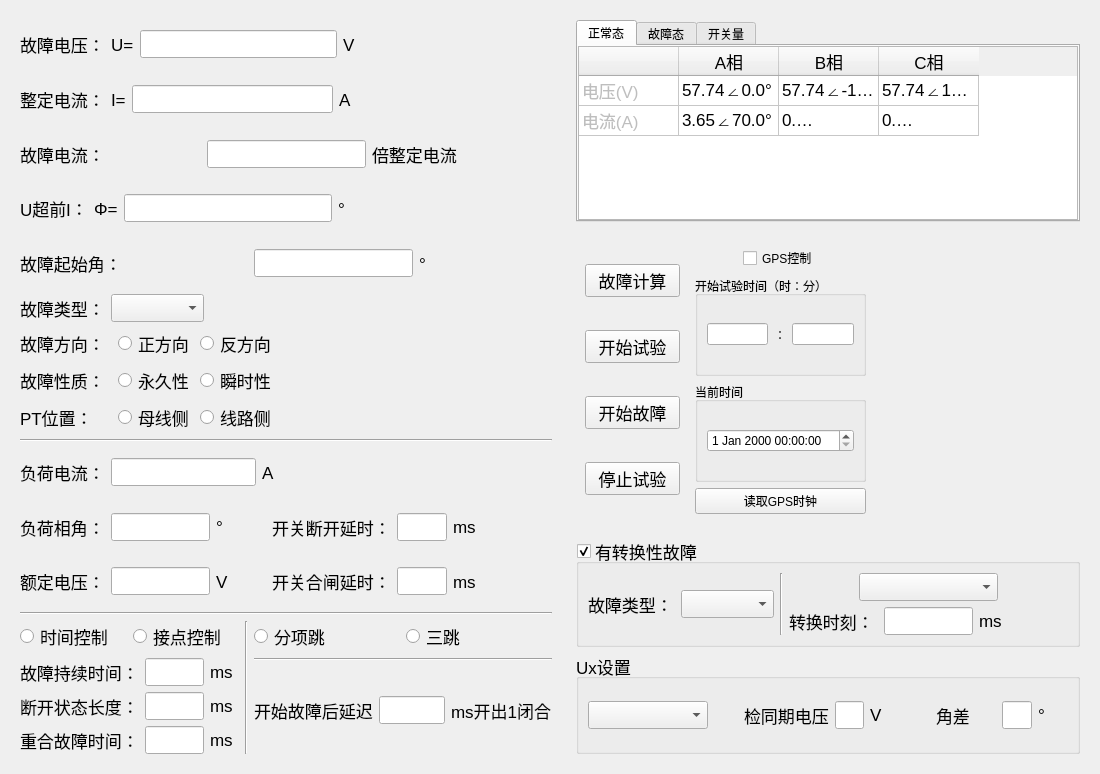
<?xml version="1.0" encoding="UTF-8"?>
<ui version="4.0">
 <class>ui_011</class>
 <widget class="QWidget" name="ui_011">
  <property name="geometry">
   <rect>
    <x>0</x>
    <y>0</y>
    <width>1100</width>
    <height>774</height>
   </rect>
  </property>
  <property name="windowTitle">
   <string>Form</string>
  </property>
  <layout class="QHBoxLayout" name="horizontalLayout">
   <item>
    <widget class="QWidget" name="widget" native="true">
     <property name="font">
      <font>
       <pointsize>13</pointsize>
      </font>
     </property>
     <layout class="QVBoxLayout" name="verticalLayout_3" stretch="1,1,1,1,1,1,1,1,1,1,1,1,1,4,0">
      <item>
       <layout class="QHBoxLayout" name="horizontalLayout_2">
        <item>
         <widget class="QLabel" name="label">
          <property name="text">
           <string>故障电压：</string>
          </property>
         </widget>
        </item>
        <item>
         <widget class="QLabel" name="label_2">
          <property name="text">
           <string>U=</string>
          </property>
         </widget>
        </item>
        <item>
         <widget class="QLineEdit" name="lineEdit"/>
        </item>
        <item>
         <widget class="QLabel" name="label_3">
          <property name="text">
           <string>V</string>
          </property>
         </widget>
        </item>
        <item>
         <spacer name="horizontalSpacer">
          <property name="orientation">
           <enum>Qt::Horizontal</enum>
          </property>
          <property name="sizeHint" stdset="0">
           <size>
            <width>40</width>
            <height>20</height>
           </size>
          </property>
         </spacer>
        </item>
       </layout>
      </item>
      <item>
       <layout class="QHBoxLayout" name="horizontalLayout_3">
        <item>
         <widget class="QLabel" name="label_4">
          <property name="text">
           <string>整定电流：</string>
          </property>
         </widget>
        </item>
        <item>
         <widget class="QLabel" name="label_5">
          <property name="text">
           <string>I=</string>
          </property>
         </widget>
        </item>
        <item>
         <widget class="QLineEdit" name="lineEdit_2"/>
        </item>
        <item>
         <widget class="QLabel" name="label_6">
          <property name="text">
           <string>A</string>
          </property>
         </widget>
        </item>
        <item>
         <spacer name="horizontalSpacer_2">
          <property name="orientation">
           <enum>Qt::Horizontal</enum>
          </property>
          <property name="sizeHint" stdset="0">
           <size>
            <width>40</width>
            <height>20</height>
           </size>
          </property>
         </spacer>
        </item>
       </layout>
      </item>
      <item>
       <layout class="QHBoxLayout" name="horizontalLayout_4">
        <item>
         <widget class="QLabel" name="label_7">
          <property name="text">
           <string>故障电流：</string>
          </property>
         </widget>
        </item>
        <item>
         <spacer name="horizontalSpacer_6">
          <property name="orientation">
           <enum>Qt::Horizontal</enum>
          </property>
          <property name="sizeHint" stdset="0">
           <size>
            <width>40</width>
            <height>20</height>
           </size>
          </property>
         </spacer>
        </item>
        <item>
         <widget class="QLineEdit" name="lineEdit_3"/>
        </item>
        <item>
         <widget class="QLabel" name="label_9">
          <property name="text">
           <string>倍整定电流</string>
          </property>
         </widget>
        </item>
        <item>
         <spacer name="horizontalSpacer_3">
          <property name="orientation">
           <enum>Qt::Horizontal</enum>
          </property>
          <property name="sizeHint" stdset="0">
           <size>
            <width>40</width>
            <height>20</height>
           </size>
          </property>
         </spacer>
        </item>
       </layout>
      </item>
      <item>
       <layout class="QHBoxLayout" name="horizontalLayout_5">
        <item>
         <widget class="QLabel" name="label_10">
          <property name="text">
           <string>U超前I：</string>
          </property>
         </widget>
        </item>
        <item>
         <widget class="QLabel" name="label_8">
          <property name="text">
           <string>Φ=</string>
          </property>
         </widget>
        </item>
        <item>
         <widget class="QLineEdit" name="lineEdit_4"/>
        </item>
        <item>
         <widget class="QLabel" name="label_12">
          <property name="text">
           <string>°</string>
          </property>
         </widget>
        </item>
        <item>
         <spacer name="horizontalSpacer_4">
          <property name="orientation">
           <enum>Qt::Horizontal</enum>
          </property>
          <property name="sizeHint" stdset="0">
           <size>
            <width>40</width>
            <height>20</height>
           </size>
          </property>
         </spacer>
        </item>
       </layout>
      </item>
      <item>
       <layout class="QHBoxLayout" name="horizontalLayout_10">
        <item>
         <widget class="QLabel" name="label_13">
          <property name="text">
           <string>故障起始角：</string>
          </property>
         </widget>
        </item>
        <item>
         <spacer name="horizontalSpacer_8">
          <property name="orientation">
           <enum>Qt::Horizontal</enum>
          </property>
          <property name="sizeHint" stdset="0">
           <size>
            <width>40</width>
            <height>20</height>
           </size>
          </property>
         </spacer>
        </item>
        <item>
         <widget class="QLineEdit" name="lineEdit_5"/>
        </item>
        <item>
         <widget class="QLabel" name="label_19">
          <property name="text">
           <string>°</string>
          </property>
         </widget>
        </item>
        <item>
         <spacer name="horizontalSpacer_5">
          <property name="orientation">
           <enum>Qt::Horizontal</enum>
          </property>
          <property name="sizeHint" stdset="0">
           <size>
            <width>40</width>
            <height>20</height>
           </size>
          </property>
         </spacer>
        </item>
       </layout>
      </item>
      <item>
       <layout class="QHBoxLayout" name="horizontalLayout_6">
        <item>
         <widget class="QLabel" name="label_14">
          <property name="text">
           <string>故障类型：</string>
          </property>
         </widget>
        </item>
        <item>
         <widget class="QComboBox" name="comboBox"/>
        </item>
        <item>
         <spacer name="horizontalSpacer_9">
          <property name="orientation">
           <enum>Qt::Horizontal</enum>
          </property>
          <property name="sizeHint" stdset="0">
           <size>
            <width>40</width>
            <height>20</height>
           </size>
          </property>
         </spacer>
        </item>
       </layout>
      </item>
      <item>
       <layout class="QHBoxLayout" name="horizontalLayout_7" stretch="2,1,1,6">
        <item>
         <widget class="QLabel" name="label_15">
          <property name="text">
           <string>故障方向：</string>
          </property>
         </widget>
        </item>
        <item>
         <widget class="QRadioButton" name="radioButton">
          <property name="text">
           <string>正方向</string>
          </property>
         </widget>
        </item>
        <item>
         <widget class="QRadioButton" name="radioButton_2">
          <property name="text">
           <string>反方向</string>
          </property>
         </widget>
        </item>
        <item>
         <spacer name="horizontalSpacer_10">
          <property name="orientation">
           <enum>Qt::Horizontal</enum>
          </property>
          <property name="sizeHint" stdset="0">
           <size>
            <width>40</width>
            <height>20</height>
           </size>
          </property>
         </spacer>
        </item>
       </layout>
      </item>
      <item>
       <layout class="QHBoxLayout" name="horizontalLayout_8" stretch="2,1,1,6">
        <item>
         <widget class="QLabel" name="label_16">
          <property name="text">
           <string>故障性质：</string>
          </property>
         </widget>
        </item>
        <item>
         <widget class="QRadioButton" name="radioButton_3">
          <property name="text">
           <string>永久性</string>
          </property>
         </widget>
        </item>
        <item>
         <widget class="QRadioButton" name="radioButton_4">
          <property name="text">
           <string>瞬时性</string>
          </property>
         </widget>
        </item>
        <item>
         <spacer name="horizontalSpacer_11">
          <property name="orientation">
           <enum>Qt::Horizontal</enum>
          </property>
          <property name="sizeHint" stdset="0">
           <size>
            <width>40</width>
            <height>20</height>
           </size>
          </property>
         </spacer>
        </item>
       </layout>
      </item>
      <item>
       <layout class="QHBoxLayout" name="horizontalLayout_9" stretch="2,1,1,6">
        <item>
         <widget class="QLabel" name="label_17">
          <property name="text">
           <string>PT位置：</string>
          </property>
         </widget>
        </item>
        <item>
         <widget class="QRadioButton" name="radioButton_5">
          <property name="text">
           <string>母线侧</string>
          </property>
         </widget>
        </item>
        <item>
         <widget class="QRadioButton" name="radioButton_6">
          <property name="text">
           <string>线路侧</string>
          </property>
         </widget>
        </item>
        <item>
         <spacer name="horizontalSpacer_12">
          <property name="orientation">
           <enum>Qt::Horizontal</enum>
          </property>
          <property name="sizeHint" stdset="0">
           <size>
            <width>40</width>
            <height>20</height>
           </size>
          </property>
         </spacer>
        </item>
       </layout>
      </item>
      <item>
       <widget class="Line" name="line">
        <property name="orientation">
         <enum>Qt::Horizontal</enum>
        </property>
       </widget>
      </item>
      <item>
       <layout class="QHBoxLayout" name="horizontalLayout_11" stretch="1,2,1,3">
        <item>
         <widget class="QLabel" name="label_22">
          <property name="text">
           <string>负荷电流：</string>
          </property>
         </widget>
        </item>
        <item>
         <widget class="QLineEdit" name="lineEdit_10"/>
        </item>
        <item>
         <widget class="QLabel" name="label_23">
          <property name="text">
           <string>A</string>
          </property>
         </widget>
        </item>
        <item>
         <spacer name="horizontalSpacer_14">
          <property name="orientation">
           <enum>Qt::Horizontal</enum>
          </property>
          <property name="sizeHint" stdset="0">
           <size>
            <width>40</width>
            <height>20</height>
           </size>
          </property>
         </spacer>
        </item>
       </layout>
      </item>
      <item>
       <layout class="QHBoxLayout" name="horizontalLayout_12" stretch="1,2,1,2,1,2">
        <item>
         <widget class="QLabel" name="label_24">
          <property name="text">
           <string>负荷相角：</string>
          </property>
         </widget>
        </item>
        <item>
         <widget class="QLineEdit" name="lineEdit_11"/>
        </item>
        <item>
         <widget class="QLabel" name="label_25">
          <property name="text">
           <string>°</string>
          </property>
         </widget>
        </item>
        <item>
         <widget class="QLabel" name="label_26">
          <property name="text">
           <string>开关断开延时：</string>
          </property>
         </widget>
        </item>
        <item>
         <widget class="QLineEdit" name="lineEdit_12"/>
        </item>
        <item>
         <widget class="QLabel" name="label_27">
          <property name="text">
           <string>ms</string>
          </property>
         </widget>
        </item>
       </layout>
      </item>
      <item>
       <layout class="QHBoxLayout" name="horizontalLayout_13" stretch="1,2,1,2,1,2">
        <item>
         <widget class="QLabel" name="label_28">
          <property name="text">
           <string>额定电压：</string>
          </property>
         </widget>
        </item>
        <item>
         <widget class="QLineEdit" name="lineEdit_13"/>
        </item>
        <item>
         <widget class="QLabel" name="label_29">
          <property name="text">
           <string>V</string>
          </property>
         </widget>
        </item>
        <item>
         <widget class="QLabel" name="label_30">
          <property name="text">
           <string>开关合闸延时：</string>
          </property>
         </widget>
        </item>
        <item>
         <widget class="QLineEdit" name="lineEdit_14"/>
        </item>
        <item>
         <widget class="QLabel" name="label_31">
          <property name="text">
           <string>ms</string>
          </property>
         </widget>
        </item>
       </layout>
      </item>
      <item>
       <widget class="Line" name="line_2">
        <property name="orientation">
         <enum>Qt::Horizontal</enum>
        </property>
       </widget>
      </item>
      <item>
       <layout class="QHBoxLayout" name="horizontalLayout_20">
        <item>
         <layout class="QVBoxLayout" name="verticalLayout">
          <item>
           <layout class="QHBoxLayout" name="horizontalLayout_17">
            <item>
             <widget class="QRadioButton" name="radioButton_7">
              <property name="text">
               <string>时间控制</string>
              </property>
             </widget>
            </item>
            <item>
             <widget class="QRadioButton" name="radioButton_8">
              <property name="text">
               <string>接点控制</string>
              </property>
             </widget>
            </item>
           </layout>
          </item>
          <item>
           <layout class="QHBoxLayout" name="horizontalLayout_14" stretch="2,2,1">
            <item>
             <widget class="QLabel" name="label_32">
              <property name="text">
               <string>故障持续时间：</string>
              </property>
             </widget>
            </item>
            <item>
             <widget class="QLineEdit" name="lineEdit_15"/>
            </item>
            <item>
             <widget class="QLabel" name="label_33">
              <property name="text">
               <string>ms</string>
              </property>
             </widget>
            </item>
           </layout>
          </item>
          <item>
           <layout class="QHBoxLayout" name="horizontalLayout_15" stretch="2,2,1">
            <item>
             <widget class="QLabel" name="label_34">
              <property name="text">
               <string>断开状态长度：</string>
              </property>
             </widget>
            </item>
            <item>
             <widget class="QLineEdit" name="lineEdit_16"/>
            </item>
            <item>
             <widget class="QLabel" name="label_35">
              <property name="text">
               <string>ms</string>
              </property>
             </widget>
            </item>
           </layout>
          </item>
          <item>
           <layout class="QHBoxLayout" name="horizontalLayout_16" stretch="2,2,1">
            <item>
             <widget class="QLabel" name="label_36">
              <property name="text">
               <string>重合故障时间：</string>
              </property>
             </widget>
            </item>
            <item>
             <widget class="QLineEdit" name="lineEdit_17"/>
            </item>
            <item>
             <widget class="QLabel" name="label_37">
              <property name="text">
               <string>ms</string>
              </property>
             </widget>
            </item>
           </layout>
          </item>
         </layout>
        </item>
        <item>
         <widget class="Line" name="line_3">
          <property name="orientation">
           <enum>Qt::Vertical</enum>
          </property>
         </widget>
        </item>
        <item>
         <layout class="QVBoxLayout" name="verticalLayout_2" stretch="1,1,1">
          <item>
           <layout class="QHBoxLayout" name="horizontalLayout_18">
            <item>
             <widget class="QRadioButton" name="radioButton_9">
              <property name="text">
               <string>分项跳</string>
              </property>
             </widget>
            </item>
            <item>
             <widget class="QRadioButton" name="radioButton_10">
              <property name="text">
               <string>三跳</string>
              </property>
             </widget>
            </item>
           </layout>
          </item>
          <item>
           <widget class="Line" name="line_4">
            <property name="orientation">
             <enum>Qt::Horizontal</enum>
            </property>
           </widget>
          </item>
          <item>
           <layout class="QHBoxLayout" name="horizontalLayout_19">
            <item>
             <widget class="QLabel" name="label_38">
              <property name="text">
               <string>开始故障后延迟</string>
              </property>
             </widget>
            </item>
            <item>
             <widget class="QLineEdit" name="lineEdit_18"/>
            </item>
            <item>
             <widget class="QLabel" name="label_39">
              <property name="text">
               <string>ms开出1闭合</string>
              </property>
             </widget>
            </item>
           </layout>
          </item>
         </layout>
        </item>
       </layout>
      </item>
     </layout>
    </widget>
   </item>
   <item>
    <widget class="QWidget" name="widget_2" native="true">
     <layout class="QVBoxLayout" name="verticalLayout_4" stretch="2,3,1,1">
      <item>
       <widget class="QTabWidget" name="tabWidget">
        <property name="currentIndex">
         <number>0</number>
        </property>
        <widget class="QWidget" name="tab_zc">
         <attribute name="title">
          <string>正常态</string>
         </attribute>
         <layout class="QHBoxLayout" name="horizontalLayout_21">
          <property name="leftMargin">
           <number>0</number>
          </property>
          <property name="topMargin">
           <number>0</number>
          </property>
          <property name="rightMargin">
           <number>0</number>
          </property>
          <property name="bottomMargin">
           <number>0</number>
          </property>
          <item>
           <widget class="QTableWidget" name="tb_sy_1">
            <property name="font">
             <font>
              <pointsize>13</pointsize>
             </font>
            </property>
            <property name="rowCount">
             <number>2</number>
            </property>
            <attribute name="verticalHeaderVisible">
             <bool>false</bool>
            </attribute>
            <row/>
            <row/>
            <column>
             <property name="text">
              <string/>
             </property>
             <property name="font">
              <font>
               <pointsize>13</pointsize>
              </font>
             </property>
            </column>
            <column>
             <property name="text">
              <string>A相</string>
             </property>
            </column>
            <column>
             <property name="text">
              <string>B相</string>
             </property>
            </column>
            <column>
             <property name="text">
              <string>C相</string>
             </property>
            </column>
            <item row="0" column="0">
             <property name="text">
              <string>电压(V)</string>
             </property>
             <property name="flags">
              <set>ItemIsSelectable|ItemIsDragEnabled|ItemIsDropEnabled|ItemIsUserCheckable</set>
             </property>
            </item>
            <item row="0" column="1">
             <property name="text">
              <string>57.74∠0.0°</string>
             </property>
             <property name="flags">
              <set>ItemIsSelectable|ItemIsDragEnabled|ItemIsDropEnabled|ItemIsUserCheckable|ItemIsEnabled</set>
             </property>
            </item>
            <item row="0" column="2">
             <property name="text">
              <string>57.74∠-120.0°</string>
             </property>
             <property name="flags">
              <set>ItemIsSelectable|ItemIsDragEnabled|ItemIsDropEnabled|ItemIsUserCheckable|ItemIsEnabled</set>
             </property>
            </item>
            <item row="0" column="3">
             <property name="text">
              <string>57.74∠120.0°</string>
             </property>
             <property name="flags">
              <set>ItemIsSelectable|ItemIsDragEnabled|ItemIsDropEnabled|ItemIsUserCheckable|ItemIsEnabled</set>
             </property>
            </item>
            <item row="1" column="0">
             <property name="text">
              <string>电流(A)</string>
             </property>
             <property name="flags">
              <set>ItemIsSelectable|ItemIsDragEnabled|ItemIsDropEnabled|ItemIsUserCheckable</set>
             </property>
            </item>
            <item row="1" column="1">
             <property name="text">
              <string>3.65∠70.0°</string>
             </property>
             <property name="flags">
              <set>ItemIsSelectable|ItemIsDragEnabled|ItemIsDropEnabled|ItemIsUserCheckable|ItemIsEnabled</set>
             </property>
            </item>
            <item row="1" column="2">
             <property name="text">
              <string>0.00∠-120.0°</string>
             </property>
             <property name="flags">
              <set>ItemIsSelectable|ItemIsDragEnabled|ItemIsDropEnabled|ItemIsUserCheckable|ItemIsEnabled</set>
             </property>
            </item>
            <item row="1" column="3">
             <property name="text">
              <string>0.00∠120.0°</string>
             </property>
             <property name="flags">
              <set>ItemIsSelectable|ItemIsDragEnabled|ItemIsDropEnabled|ItemIsUserCheckable|ItemIsEnabled</set>
             </property>
            </item>
           </widget>
          </item>
         </layout>
        </widget>
        <widget class="QWidget" name="tab_gz">
         <attribute name="title">
          <string>故障态</string>
         </attribute>
         <layout class="QHBoxLayout" name="horizontalLayout_22">
          <property name="leftMargin">
           <number>0</number>
          </property>
          <property name="topMargin">
           <number>0</number>
          </property>
          <property name="rightMargin">
           <number>0</number>
          </property>
          <property name="bottomMargin">
           <number>0</number>
          </property>
          <item>
           <widget class="QTableWidget" name="tb_sy_2">
            <property name="font">
             <font>
              <pointsize>13</pointsize>
             </font>
            </property>
            <property name="rowCount">
             <number>2</number>
            </property>
            <attribute name="verticalHeaderVisible">
             <bool>false</bool>
            </attribute>
            <row/>
            <row/>
            <column>
             <property name="text">
              <string/>
             </property>
             <property name="font">
              <font>
               <pointsize>13</pointsize>
              </font>
             </property>
            </column>
            <column>
             <property name="text">
              <string>A相</string>
             </property>
            </column>
            <column>
             <property name="text">
              <string>B相</string>
             </property>
            </column>
            <column>
             <property name="text">
              <string>C相</string>
             </property>
            </column>
            <item row="0" column="0">
             <property name="text">
              <string>电压(V)</string>
             </property>
             <property name="flags">
              <set>ItemIsSelectable|ItemIsDragEnabled|ItemIsDropEnabled|ItemIsUserCheckable</set>
             </property>
            </item>
            <item row="0" column="1">
             <property name="text">
              <string>57.74∠0.0°</string>
             </property>
             <property name="flags">
              <set>ItemIsSelectable|ItemIsDragEnabled|ItemIsDropEnabled|ItemIsUserCheckable|ItemIsEnabled</set>
             </property>
            </item>
            <item row="0" column="2">
             <property name="text">
              <string>57.74∠-120.0°</string>
             </property>
             <property name="flags">
              <set>ItemIsSelectable|ItemIsDragEnabled|ItemIsDropEnabled|ItemIsUserCheckable|ItemIsEnabled</set>
             </property>
            </item>
            <item row="0" column="3">
             <property name="text">
              <string>57.74∠120.0°</string>
             </property>
             <property name="flags">
              <set>ItemIsSelectable|ItemIsDragEnabled|ItemIsDropEnabled|ItemIsUserCheckable|ItemIsEnabled</set>
             </property>
            </item>
            <item row="1" column="0">
             <property name="text">
              <string>电流(A)</string>
             </property>
             <property name="flags">
              <set>ItemIsSelectable|ItemIsDragEnabled|ItemIsDropEnabled|ItemIsUserCheckable</set>
             </property>
            </item>
            <item row="1" column="1">
             <property name="text">
              <string>0.00∠0.0°</string>
             </property>
             <property name="flags">
              <set>ItemIsSelectable|ItemIsDragEnabled|ItemIsDropEnabled|ItemIsUserCheckable|ItemIsEnabled</set>
             </property>
            </item>
            <item row="1" column="2">
             <property name="text">
              <string>0.00∠-120.0°</string>
             </property>
             <property name="flags">
              <set>ItemIsSelectable|ItemIsDragEnabled|ItemIsDropEnabled|ItemIsUserCheckable|ItemIsEnabled</set>
             </property>
            </item>
            <item row="1" column="3">
             <property name="text">
              <string>0.00∠120.0°</string>
             </property>
             <property name="flags">
              <set>ItemIsSelectable|ItemIsDragEnabled|ItemIsDropEnabled|ItemIsUserCheckable|ItemIsEnabled</set>
             </property>
            </item>
           </widget>
          </item>
         </layout>
        </widget>
        <widget class="QWidget" name="tab_kg">
         <attribute name="title">
          <string>开关量</string>
         </attribute>
         <layout class="QGridLayout" name="gridLayout" rowstretch="1,1,1" columnstretch="1,1">
          <item row="0" column="0">
           <layout class="QHBoxLayout" name="horizontalLayout_23" stretch="1,1,2,1">
            <item>
             <widget class="QToolButton" name="toolButton">
              <property name="text">
               <string>A</string>
              </property>
             </widget>
            </item>
            <item>
             <widget class="QLabel" name="label_40">
              <property name="text">
               <string>三跳：</string>
              </property>
             </widget>
            </item>
            <item>
             <widget class="QLineEdit" name="lineEdit_19"/>
            </item>
            <item>
             <widget class="QLabel" name="label_41">
              <property name="text">
               <string>毫秒</string>
              </property>
             </widget>
            </item>
           </layout>
          </item>
          <item row="0" column="1">
           <layout class="QHBoxLayout" name="horizontalLayout_24" stretch="1,1,2,1">
            <item>
             <widget class="QToolButton" name="toolButton_2">
              <property name="text">
               <string>R</string>
              </property>
             </widget>
            </item>
            <item>
             <widget class="QLabel" name="label_42">
              <property name="text">
               <string>重合：</string>
              </property>
             </widget>
            </item>
            <item>
             <widget class="QLineEdit" name="lineEdit_20"/>
            </item>
            <item>
             <widget class="QLabel" name="label_43">
              <property name="text">
               <string>毫秒</string>
              </property>
             </widget>
            </item>
           </layout>
          </item>
          <item row="1" column="0">
           <layout class="QHBoxLayout" name="horizontalLayout_25" stretch="1,1,2,1">
            <item>
             <widget class="QToolButton" name="toolButton_3">
              <property name="text">
               <string>B</string>
              </property>
             </widget>
            </item>
            <item>
             <widget class="QLabel" name="label_44">
              <property name="text">
               <string>三跳：</string>
              </property>
             </widget>
            </item>
            <item>
             <widget class="QLineEdit" name="lineEdit_21"/>
            </item>
            <item>
             <widget class="QLabel" name="label_45">
              <property name="text">
               <string>毫秒</string>
              </property>
             </widget>
            </item>
           </layout>
          </item>
          <item row="1" column="1">
           <spacer name="verticalSpacer">
            <property name="orientation">
             <enum>Qt::Vertical</enum>
            </property>
            <property name="sizeHint" stdset="0">
             <size>
              <width>20</width>
              <height>21</height>
             </size>
            </property>
           </spacer>
          </item>
          <item row="2" column="0">
           <layout class="QHBoxLayout" name="horizontalLayout_26" stretch="1,1,2,1">
            <item>
             <widget class="QToolButton" name="toolButton_4">
              <property name="text">
               <string>C</string>
              </property>
             </widget>
            </item>
            <item>
             <widget class="QLabel" name="label_46">
              <property name="text">
               <string>三跳：</string>
              </property>
             </widget>
            </item>
            <item>
             <widget class="QLineEdit" name="lineEdit_22"/>
            </item>
            <item>
             <widget class="QLabel" name="label_47">
              <property name="text">
               <string>毫秒</string>
              </property>
             </widget>
            </item>
           </layout>
          </item>
          <item row="2" column="1">
           <layout class="QHBoxLayout" name="horizontalLayout_27" stretch="1,1,2,1">
            <item>
             <widget class="QToolButton" name="toolButton_5">
              <property name="text">
               <string>Y</string>
              </property>
             </widget>
            </item>
            <item>
             <widget class="QLabel" name="label_48">
              <property name="text">
               <string>永跳：</string>
              </property>
             </widget>
            </item>
            <item>
             <widget class="QLineEdit" name="lineEdit_23"/>
            </item>
            <item>
             <widget class="QLabel" name="label_49">
              <property name="text">
               <string>毫秒</string>
              </property>
             </widget>
            </item>
           </layout>
          </item>
         </layout>
        </widget>
       </widget>
      </item>
      <item>
       <widget class="QWidget" name="widget_3" native="true">
        <layout class="QHBoxLayout" name="horizontalLayout_36" stretch="1,2,2">
         <item>
          <layout class="QVBoxLayout" name="verticalLayout_6">
           <item>
            <widget class="QPushButton" name="pushButton">
             <property name="font">
              <font>
               <pointsize>13</pointsize>
              </font>
             </property>
             <property name="text">
              <string>故障计算</string>
             </property>
            </widget>
           </item>
           <item>
            <widget class="QPushButton" name="pushButton_2">
             <property name="font">
              <font>
               <pointsize>13</pointsize>
              </font>
             </property>
             <property name="text">
              <string>开始试验</string>
             </property>
            </widget>
           </item>
           <item>
            <widget class="QPushButton" name="pushButton_3">
             <property name="font">
              <font>
               <pointsize>13</pointsize>
              </font>
             </property>
             <property name="text">
              <string>开始故障</string>
             </property>
            </widget>
           </item>
           <item>
            <widget class="QPushButton" name="pushButton_4">
             <property name="font">
              <font>
               <pointsize>13</pointsize>
              </font>
             </property>
             <property name="text">
              <string>停止试验</string>
             </property>
            </widget>
           </item>
          </layout>
         </item>
         <item>
          <widget class="QWidget" name="widget_4" native="true">
           <layout class="QVBoxLayout" name="verticalLayout_7" stretch="1,2,2,1">
            <item>
             <layout class="QHBoxLayout" name="horizontalLayout_34">
              <item>
               <spacer name="horizontalSpacer_18">
                <property name="orientation">
                 <enum>Qt::Horizontal</enum>
                </property>
                <property name="sizeHint" stdset="0">
                 <size>
                  <width>40</width>
                  <height>20</height>
                 </size>
                </property>
               </spacer>
              </item>
              <item>
               <widget class="QCheckBox" name="checkBox">
                <property name="text">
                 <string>GPS控制</string>
                </property>
               </widget>
              </item>
              <item>
               <spacer name="horizontalSpacer_19">
                <property name="orientation">
                 <enum>Qt::Horizontal</enum>
                </property>
                <property name="sizeHint" stdset="0">
                 <size>
                  <width>40</width>
                  <height>20</height>
                 </size>
                </property>
               </spacer>
              </item>
             </layout>
            </item>
            <item>
             <widget class="QGroupBox" name="groupBox_3">
              <property name="title">
               <string>开始试验时间（时：分）</string>
              </property>
              <layout class="QHBoxLayout" name="horizontalLayout_35">
               <item>
                <widget class="QLineEdit" name="lineEdit_27"/>
               </item>
               <item>
                <widget class="QLabel" name="label_57">
                 <property name="text">
                  <string>：</string>
                 </property>
                </widget>
               </item>
               <item>
                <widget class="QLineEdit" name="lineEdit_28"/>
               </item>
              </layout>
             </widget>
            </item>
            <item>
             <widget class="QGroupBox" name="groupBox_4">
              <property name="title">
               <string>当前时间</string>
              </property>
              <layout class="QHBoxLayout" name="horizontalLayout_37">
               <item>
                <widget class="QDateTimeEdit" name="dt_sj"/>
               </item>
              </layout>
             </widget>
            </item>
            <item>
             <widget class="QPushButton" name="pushButton_5">
              <property name="text">
               <string>读取GPS时钟</string>
              </property>
             </widget>
            </item>
           </layout>
          </widget>
         </item>
         <item>
          <widget class="QWidget" name="widget_5" native="true"/>
         </item>
        </layout>
       </widget>
      </item>
      <item>
       <widget class="QGroupBox" name="groupBox">
        <property name="font">
         <font>
          <pointsize>13</pointsize>
         </font>
        </property>
        <property name="title">
         <string>有转换性故障</string>
        </property>
        <property name="flat">
         <bool>false</bool>
        </property>
        <property name="checkable">
         <bool>true</bool>
        </property>
        <layout class="QHBoxLayout" name="horizontalLayout_31">
         <item>
          <layout class="QHBoxLayout" name="horizontalLayout_28" stretch="1,1">
           <item>
            <widget class="QLabel" name="label_50">
             <property name="text">
              <string>故障类型：</string>
             </property>
            </widget>
           </item>
           <item>
            <widget class="QComboBox" name="comboBox_2"/>
           </item>
          </layout>
         </item>
         <item>
          <widget class="Line" name="line_5">
           <property name="orientation">
            <enum>Qt::Vertical</enum>
           </property>
          </widget>
         </item>
         <item>
          <layout class="QVBoxLayout" name="verticalLayout_5">
           <item>
            <layout class="QHBoxLayout" name="horizontalLayout_30" stretch="1,2,1">
             <item>
              <spacer name="horizontalSpacer_7">
               <property name="orientation">
                <enum>Qt::Horizontal</enum>
               </property>
               <property name="sizeHint" stdset="0">
                <size>
                 <width>40</width>
                 <height>20</height>
                </size>
               </property>
              </spacer>
             </item>
             <item>
              <widget class="QComboBox" name="comboBox_3"/>
             </item>
             <item>
              <spacer name="horizontalSpacer_15">
               <property name="orientation">
                <enum>Qt::Horizontal</enum>
               </property>
               <property name="sizeHint" stdset="0">
                <size>
                 <width>40</width>
                 <height>20</height>
                </size>
               </property>
              </spacer>
             </item>
            </layout>
           </item>
           <item>
            <layout class="QHBoxLayout" name="horizontalLayout_29" stretch="1,1,1">
             <item>
              <widget class="QLabel" name="label_51">
               <property name="text">
                <string>转换时刻：</string>
               </property>
              </widget>
             </item>
             <item>
              <widget class="QLineEdit" name="lineEdit_24"/>
             </item>
             <item>
              <widget class="QLabel" name="label_52">
               <property name="text">
                <string>ms</string>
               </property>
              </widget>
             </item>
            </layout>
           </item>
          </layout>
         </item>
        </layout>
       </widget>
      </item>
      <item>
       <widget class="QGroupBox" name="groupBox_2">
        <property name="font">
         <font>
          <pointsize>13</pointsize>
         </font>
        </property>
        <property name="title">
         <string>Ux设置</string>
        </property>
        <layout class="QHBoxLayout" name="horizontalLayout_33">
         <item>
          <layout class="QHBoxLayout" name="horizontalLayout_32" stretch="4,1,2,1,1,1,2,1,1">
           <item>
            <widget class="QComboBox" name="comboBox_4"/>
           </item>
           <item>
            <spacer name="horizontalSpacer_16">
             <property name="orientation">
              <enum>Qt::Horizontal</enum>
             </property>
             <property name="sizeHint" stdset="0">
              <size>
               <width>40</width>
               <height>20</height>
              </size>
             </property>
            </spacer>
           </item>
           <item>
            <widget class="QLabel" name="label_53">
             <property name="text">
              <string>检同期电压</string>
             </property>
            </widget>
           </item>
           <item>
            <widget class="QLineEdit" name="lineEdit_25"/>
           </item>
           <item>
            <widget class="QLabel" name="label_54">
             <property name="text">
              <string>V</string>
             </property>
            </widget>
           </item>
           <item>
            <spacer name="horizontalSpacer_17">
             <property name="orientation">
              <enum>Qt::Horizontal</enum>
             </property>
             <property name="sizeHint" stdset="0">
              <size>
               <width>40</width>
               <height>20</height>
              </size>
             </property>
            </spacer>
           </item>
           <item>
            <widget class="QLabel" name="label_55">
             <property name="text">
              <string>角差</string>
             </property>
            </widget>
           </item>
           <item>
            <widget class="QLineEdit" name="lineEdit_26"/>
           </item>
           <item>
            <widget class="QLabel" name="label_56">
             <property name="text">
              <string>°</string>
             </property>
            </widget>
           </item>
          </layout>
         </item>
        </layout>
       </widget>
      </item>
     </layout>
    </widget>
   </item>
  </layout>
 </widget>
 <resources/>
 <connections/>
</ui>
